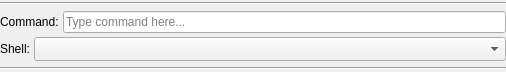
<?xml version="1.0" encoding="UTF-8"?>
<!--
######################################################################################################################
# Copyright (C) 2017-2022 Spine project consortium
# Copyright Spine Items contributors
# This file is part of Spine Items.
# Spine Items is free software: you can redistribute it and\/or modify it under the terms of the GNU Lesser General
# Public License as published by the Free Software Foundation, either version 3 of the License, or (at your option)
# any later version. This program is distributed in the hope that it will be useful, but WITHOUT ANY WARRANTY;
# without even the implied warranty of MERCHANTABILITY or FITNESS FOR A PARTICULAR PURPOSE. See the GNU Lesser General
# Public License for more details. You should have received a copy of the GNU Lesser General Public License along with
# this program. If not, see <http:\/\/www.gnu.org\/licenses\/>.
######################################################################################################################
-->
<ui version="4.0">
 <class>Form</class>
 <widget class="QWidget" name="Form">
  <property name="geometry">
   <rect>
    <x>0</x>
    <y>0</y>
    <width>506</width>
    <height>72</height>
   </rect>
  </property>
  <layout class="QVBoxLayout" name="verticalLayout">
   <property name="spacing">
    <number>4</number>
   </property>
   <property name="leftMargin">
    <number>0</number>
   </property>
   <property name="topMargin">
    <number>0</number>
   </property>
   <property name="rightMargin">
    <number>0</number>
   </property>
   <property name="bottomMargin">
    <number>0</number>
   </property>
   <item>
    <widget class="Line" name="line_3">
     <property name="orientation">
      <enum>Qt::Orientation::Horizontal</enum>
     </property>
    </widget>
   </item>
   <item>
    <layout class="QVBoxLayout" name="verticalLayout_2">
     <item>
      <layout class="QHBoxLayout" name="horizontalLayout_2">
       <property name="spacing">
        <number>4</number>
       </property>
       <property name="leftMargin">
        <number>0</number>
       </property>
       <property name="rightMargin">
        <number>0</number>
       </property>
       <item>
        <widget class="QLabel" name="label_2">
         <property name="text">
          <string>Command:</string>
         </property>
        </widget>
       </item>
       <item>
        <widget class="QLineEdit" name="lineEdit_command">
         <property name="placeholderText">
          <string>Type command here...</string>
         </property>
         <property name="clearButtonEnabled">
          <bool>true</bool>
         </property>
        </widget>
       </item>
      </layout>
     </item>
     <item>
      <layout class="QHBoxLayout" name="horizontalLayout_3">
       <property name="spacing">
        <number>4</number>
       </property>
       <property name="leftMargin">
        <number>0</number>
       </property>
       <property name="rightMargin">
        <number>0</number>
       </property>
       <item>
        <widget class="QLabel" name="label">
         <property name="text">
          <string>Shell:</string>
         </property>
        </widget>
       </item>
       <item>
        <widget class="QComboBox" name="comboBox_shell">
         <property name="sizePolicy">
          <sizepolicy hsizetype="Expanding" vsizetype="Fixed">
           <horstretch>0</horstretch>
           <verstretch>0</verstretch>
          </sizepolicy>
         </property>
         <property name="minimumSize">
          <size>
           <width>100</width>
           <height>24</height>
          </size>
         </property>
         <property name="maximumSize">
          <size>
           <width>16777215</width>
           <height>24</height>
          </size>
         </property>
        </widget>
       </item>
      </layout>
     </item>
    </layout>
   </item>
   <item>
    <widget class="Line" name="line">
     <property name="orientation">
      <enum>Qt::Orientation::Horizontal</enum>
     </property>
    </widget>
   </item>
  </layout>
 </widget>
 <resources>
  <include location="../../ui/resources/resources_icons.qrc"/>
 </resources>
 <connections/>
</ui>
